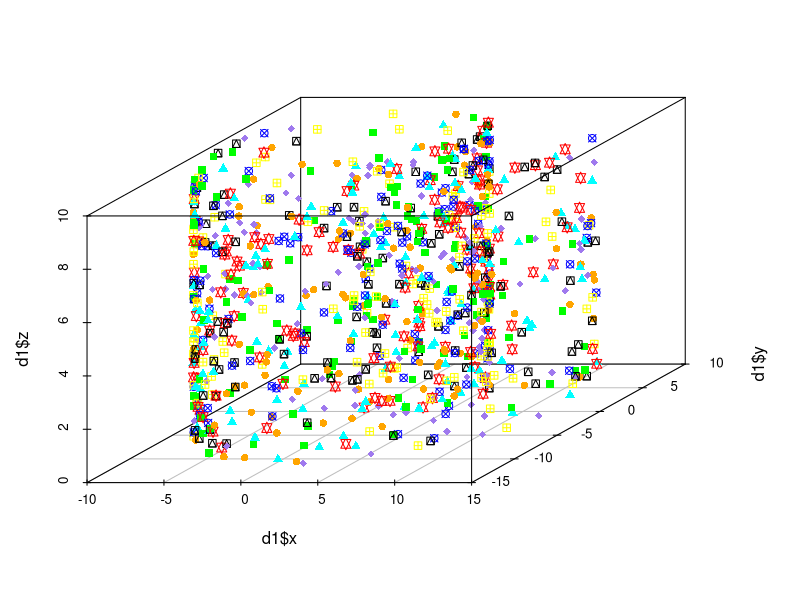
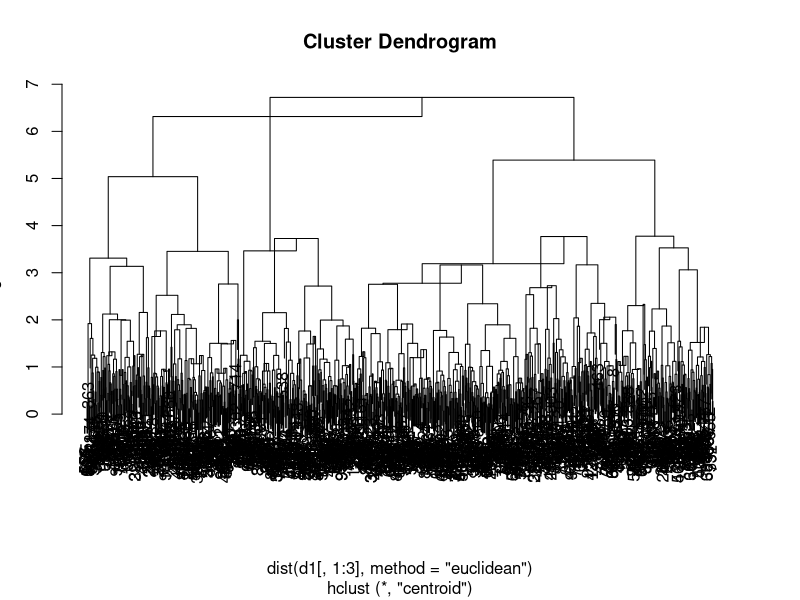
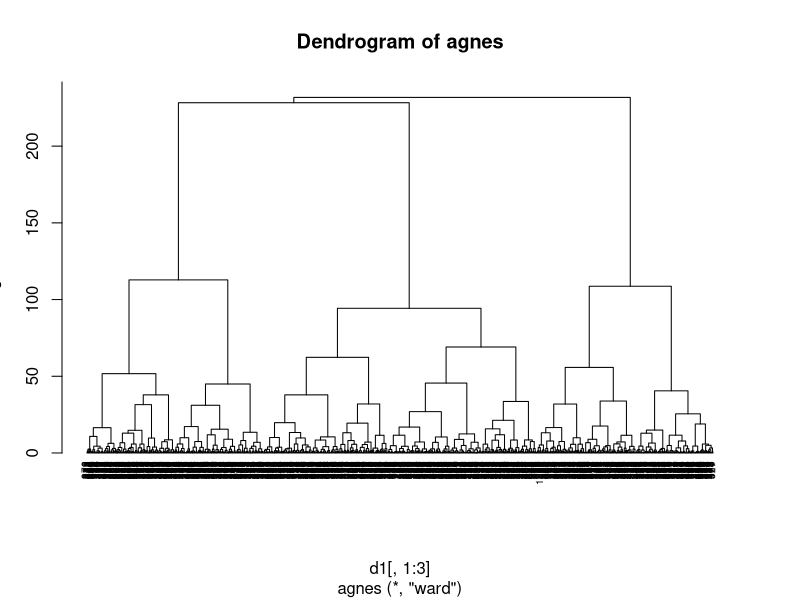
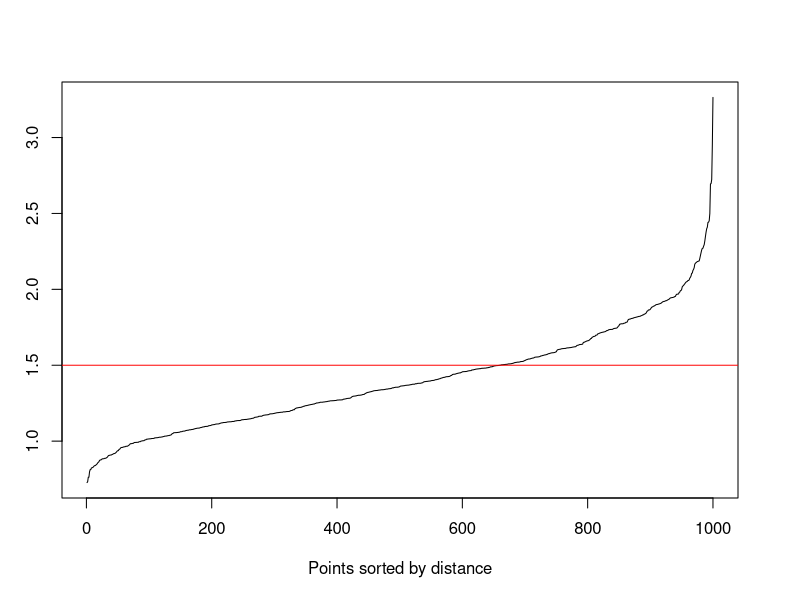
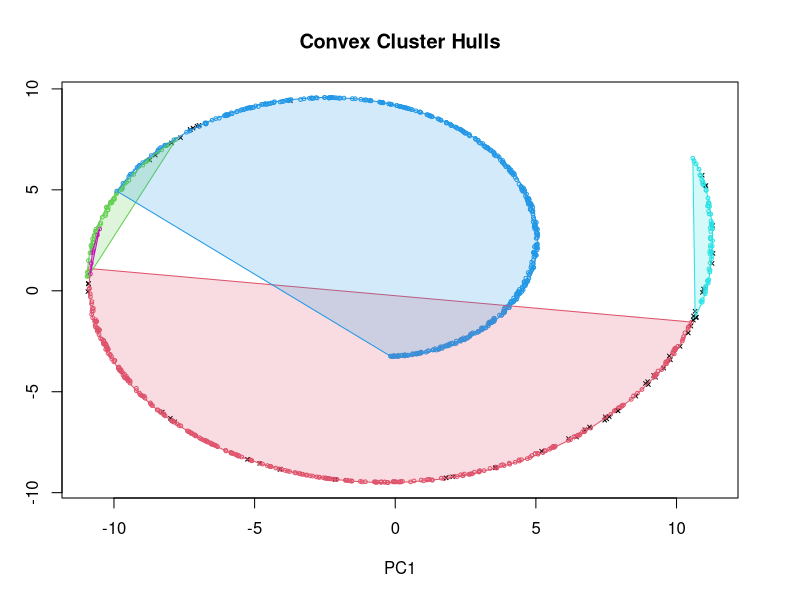

Write the R code that produced these figures, in order.
#http://www.sthda.com/english/articles/30-advanced-clustering/105-dbscan-density-based-clustering-essentials/

setwd("C:\\Users\\xiyang\\Desktop\\cap5771\\CIS6930-datamining\\proj2")

#read in data
d1 <- read.csv(file="dataset1.csv", header=TRUE, sep=",")
d1
set.seed(123456789)
d1 <- d1[sample(nrow(d1)),]
d1
d1[,1:3]

library(scatterplot3d)
library(cluster)
#library(caret)
library(dbscan)

shapes = c(11,12,13,14,15,16,17,18) 
shapes <- shapes[as.numeric(d1$cluster)]
colors <- c("red", "yellow", "blue", "black", "green", "orange", "cyan", "mediumpurple2")
colors <- colors[as.numeric(d1$cluster)]
p <- scatterplot3d(x= d1$x, y=d1$y, z=d1$z, pch = shapes, color=colors)

## hirearchy
clusters <- hclust(dist(d1[, 1:3], method = "euclidean"), method = 'centroid')
plot(clusters)
clusterCut <- cutree(clusters, 8)
t0 = table(clusterCut, d1$cluster)
table(clusterCut, d1$cluster)

c2 <- agnes(d1[, 1:3], method = "ward")
c2$ac
pltree(c2, cex = 0.6, hang = -1, main = "Dendrogram of agnes") 


clusterCut1 <- cutree(c2, 8)
t = table(clusterCut1, d1$cluster)
sum(diag(t0))/sum(t0)

#k means
for(i in 1:5){
  k <- kmeans(d1[,1:3], 8, nstart=25, iter.max = 100,  algorithm="Lloyd")
  t1<- table(k$cluster, d1$cluster)
  print(sum(diag(t1))/sum(t1))
}

#density
kNNdistplot(d1[,1:3], k=8)
abline(h=1.5, col="red")
db <- dbscan(d1[,1:3], 1.5, 8)
db$cluster
hullplot(d1[,1:3], db$cluster)
table(db$cluster, d1$cluster)
sum(db$cluster==d1$cluster)
#sum(diag(t1))/sum(t1)


#graphic 
#kernel k means
library(kernlab)
kk <- kkmeans(as.matrix(d1[,1:3]),  centers=8)
kk



#cl <- sNNclust(d1[,1:3], k = 100, eps = 0.5, minPts = 8)
#table(cl$cluster, d1$cluster)
#sum(cl$cluster==d1$cluster)
